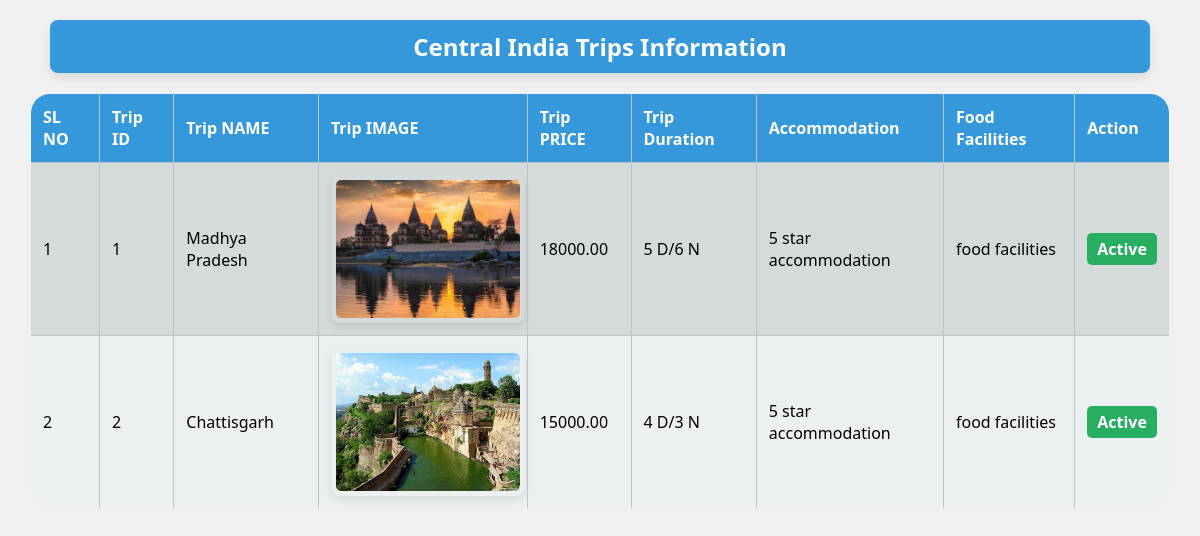
Screenshot of /ADMIN/DESTINATION/Centralindia/cadminshow.php with the database file from the repository.
### tables this page shows
CREATE TABLE `central_india` (
  `id` int(11) NOT NULL,
  `name` varchar(255) NOT NULL,
  `image` varchar(255) NOT NULL,
  `price` decimal(10,2) NOT NULL,
  `duration` varchar(20) NOT NULL,
  `accommodation` varchar(255) NOT NULL,
  `transportation` varchar(255) NOT NULL,
  `food_facilities` varchar(255) NOT NULL,
  `availability` int(11) NOT NULL,
  `reviews_count` int(11) NOT NULL,
  `destination_id` int(11) DEFAULT NULL
);

### ADMIN/DESTINATION/Centralindia/cadminshow.php (the view, shortened to what this page needs)
<?php
include("connection.php");
$sql = "select * from central_india";
$result = mysqli_query($con, $sql);
?>
<!DOCTYPE html>
<html lang="en">
<head>
</head>
<body>
    <center>
        <h2>Central India Trips Information</h2>
    </center>
    <table border="1" align="center">
        <tr>
            <th>SL NO</th>
            <th>Trip ID</th>
            <th>Trip NAME</th>
            <th>Trip IMAGE</th>
            <th>Trip PRICE</th>
            <th>Trip Duration</th>
            <th>Accommodation</th>
            <th>Food Facilities</th>
            <th>Action</th>
        </tr>
        <?php
        $ctr = 1;
        $sql2 = "SELECT * FROM central_india ORDER BY id";
        $query = mysqli_query($con, $sql2);
        if ($query->num_rows > 0)
            while ($rec = mysqli_fetch_array($result, MYSQLI_BOTH)) {
                $imageURL = 'http://localhost/tt/assets/images/packages/' . $rec["image"]; ?>
            <tr>
                <td><?php echo $ctr; ?></td>
                <td><?php echo $rec["id"]; ?></td>
                <td><?php echo $rec["name"]; ?></td>
                <td>
                    <img src="<?php echo $imageURL; ?>" alt="" width="50" height="50">
                </td>
                <td><?php echo $rec["price"]; ?></td>
                <td><?php echo $rec["duration"]; ?></td>
                <td><?php echo $rec["accommodation"]; ?></td>
                <td><?php echo $rec["food_facilities"]; ?></td>
                <td>
                    <span class="status-indicator <?php echo ($rec['availability'] == 1) ? 'active' : 'inactive'; ?>" data-tripid="<?php echo $rec['id']; ?>" data-status="<?php echo $rec['availability']; ?>">
                        <?php echo ($rec['availability'] == 1) ? 'Active' : 'Inactive'; ?>
                    </span>
                </td>
            </tr>
        <?php
                $ctr++;
            }
        ?>
    </table>
</body>
</html>

### ADMIN/DESTINATION/Centralindia/cadminshow.php (style rules this page uses)
body { font-family: 'Segoe UI', Tahoma, Geneva, Verdana, sans-serif; background-color: #f0f0f0; margin: 0; padding: 0; justify-content: center; align-items: center; height: 100vh; }
h2 { color: #333; text-align: center; margin-top: 20px; padding: 10px; background-color: #3498db; width: 90%; color: #fff; border-radius: 8px; box-shadow: 0 4px 8px rgba(0, 0, 0, 0.1); }
table { border-collapse: collapse; width: 95%; margin-top: 20px; background-color: #ecf0f1; border-radius: 20px; overflow: hidden; }
th, td { border: 1px solid #bdc3c7; padding: 12px; text-align: left; }
th { background-color: #3498db; color: white; }
img { display: block; margin: auto; border-radius: 10px; padding: 5px; box-shadow: 0 4px 8px rgba(0, 0, 0, 0.1); width: 100%; max-width: 200px; height: auto; transition: transform 0.3s ease-in-out; }
tr:nth-child(even) { background-color: #d5dbdb; }
.status-indicator { padding: 5px 10px; border-radius: 5px; font-weight: bold; }
.active { background-color: #27ae60; color: #ffffff; }

### rows the page displays
central_india: id "1", name "Madhya Pradesh", image (picture), price "18000.00", duration "5 D/6 N", accommodation "5 star accommodation", food_facilities "food facilities", availability "Active"
central_india: id "2", name "Chattisgarh", image (picture), price "15000.00", duration "4 D/3 N", accommodation "5 star accommodation", food_facilities "food facilities", availability "Active"
